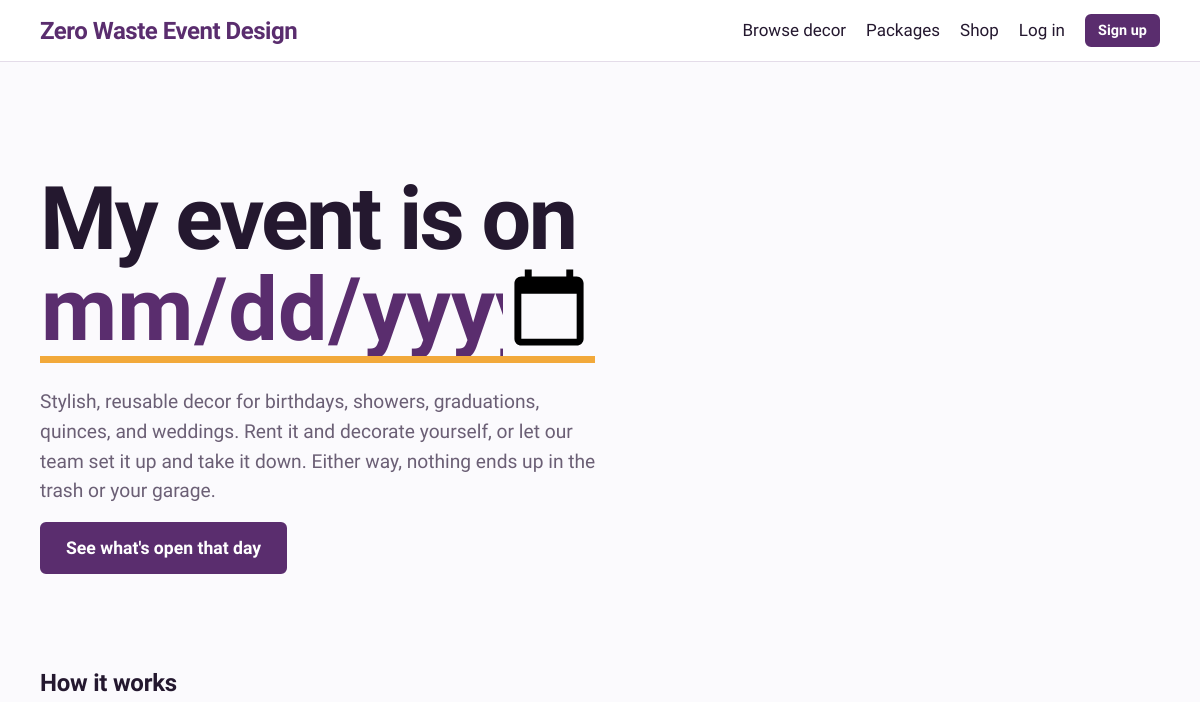
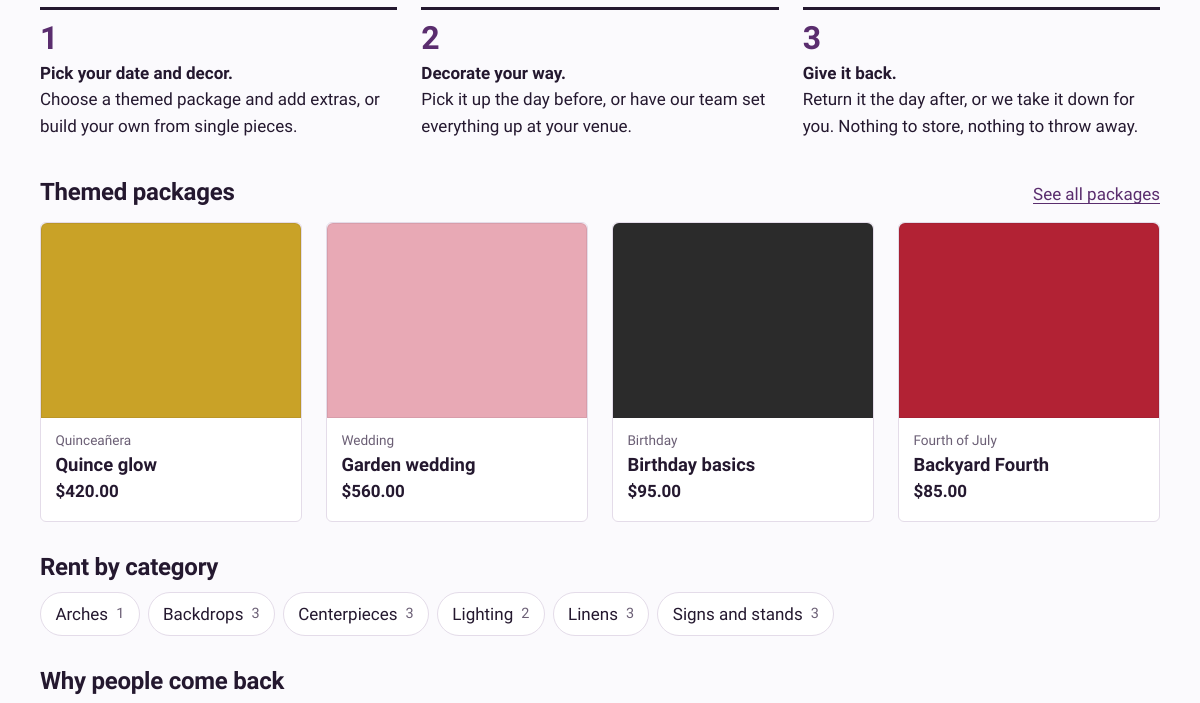
Before: / (upper part) with the older database file (2 pictures, top to bottom).
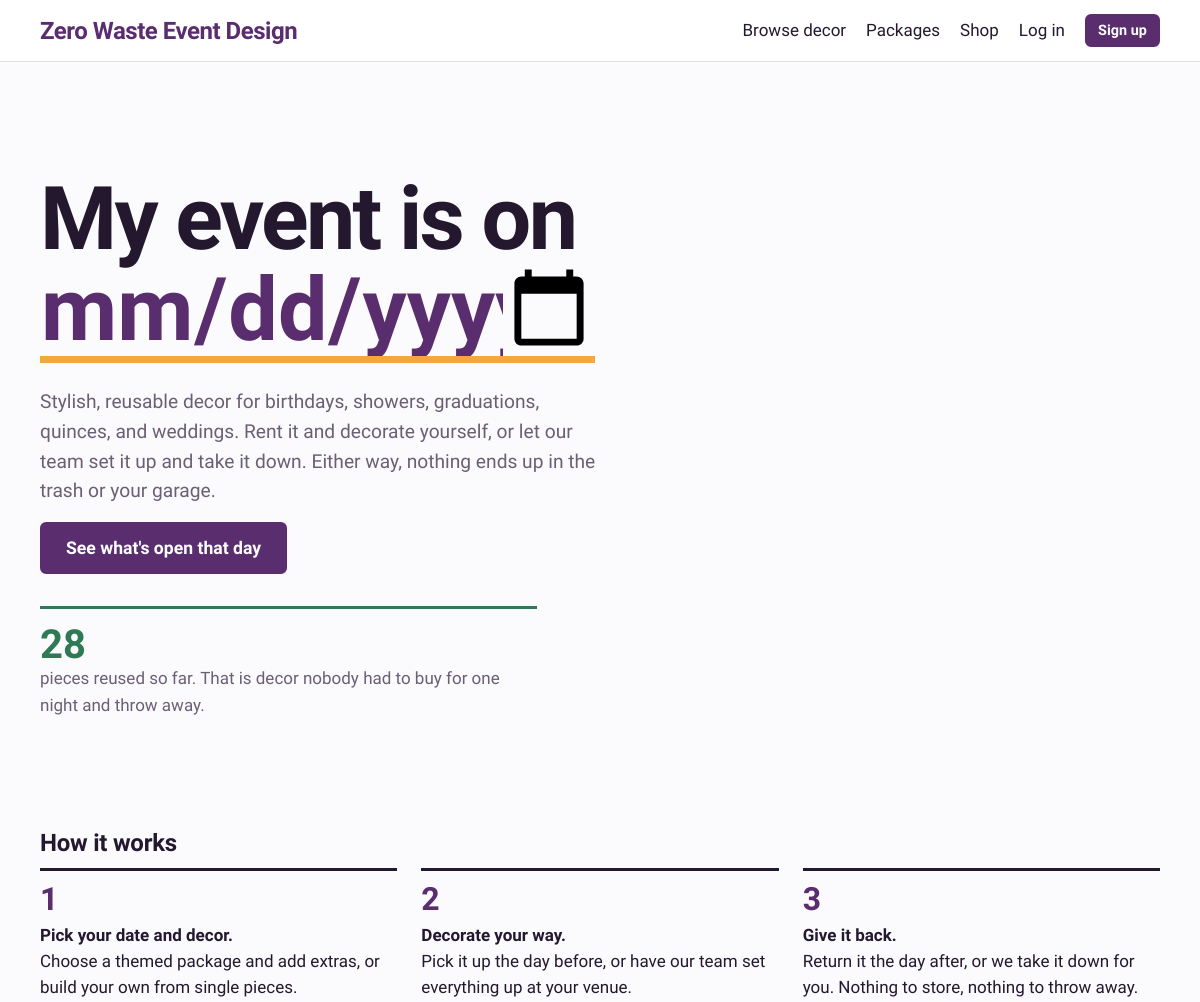
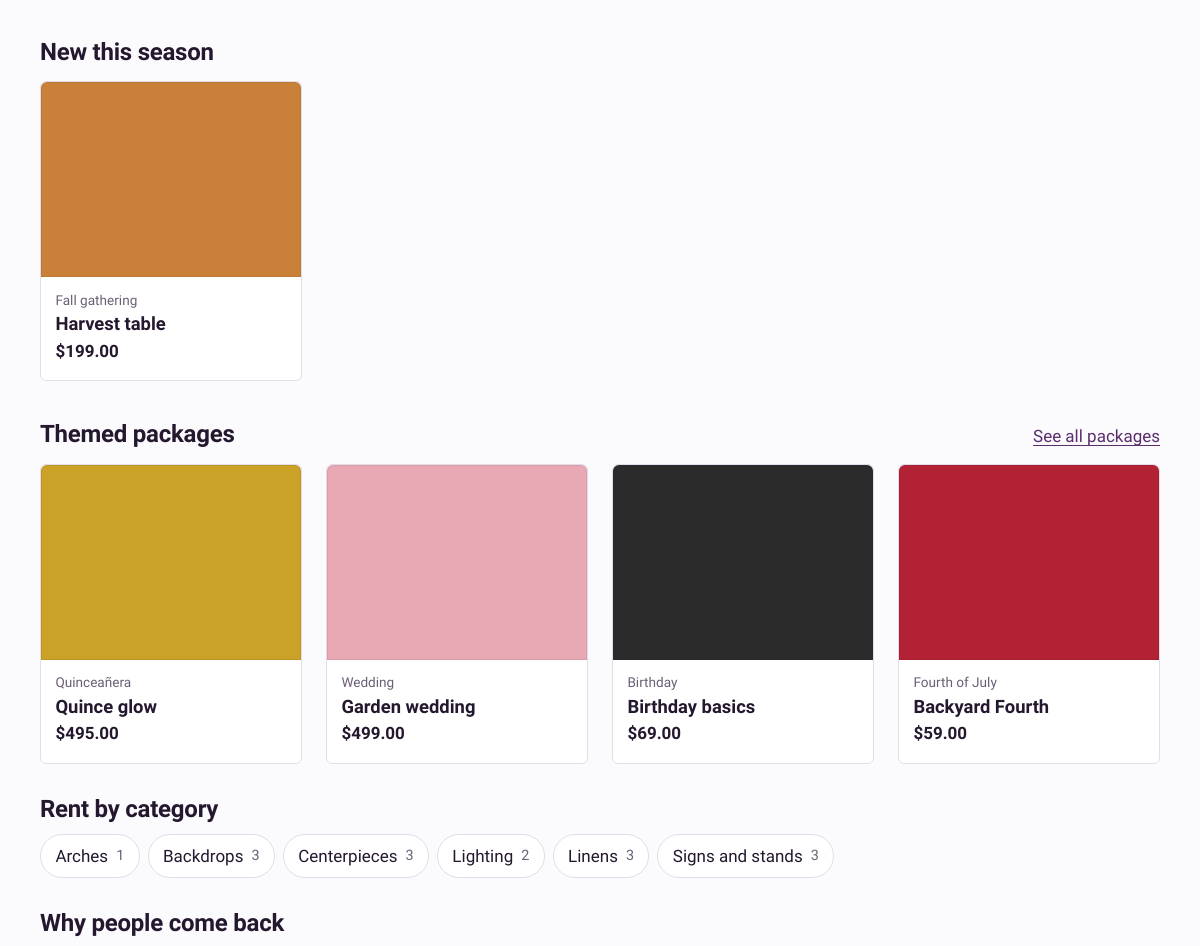
After: the same page with the newer database file (2 pictures, top to bottom).
### tables this page shows
CREATE TABLE packages (
  id          INT AUTO_INCREMENT PRIMARY KEY,
  name        VARCHAR(120) NOT NULL,
  event_type  VARCHAR(60)  NOT NULL,
  description TEXT NOT NULL,
  price       DECIMAL(8,2) NOT NULL,
  setup_fee   DECIMAL(8,2) NOT NULL DEFAULT 75.00,  
  season      VARCHAR(40) NULL,                     
  color_hex   CHAR(7) NOT NULL DEFAULT '#CCCCCC',
  is_active   TINYINT(1) NOT NULL DEFAULT 1
);

CREATE TABLE categories (
  id    INT AUTO_INCREMENT PRIMARY KEY,
  name  VARCHAR(60) NOT NULL,
  slug  VARCHAR(60) NOT NULL UNIQUE
);

### includes/bootstrap.php (called while the page is built, shortened)
<?php
function db(): PDO
{
    static $pdo = null;
    if ($pdo === null) {
        $dsn = 'mysql:host=' . DB_HOST . ';port=' . DB_PORT . ';dbname=' . DB_NAME . ';charset=utf8mb4';
        $pdo = new PDO($dsn, DB_USER, DB_PASS, [
            PDO::ATTR_ERRMODE            => PDO::ERRMODE_EXCEPTION,
            PDO::ATTR_DEFAULT_FETCH_MODE => PDO::FETCH_ASSOC,
            PDO::ATTR_EMULATE_PREPARES   => false,
        ]);
    }
    return $pdo;
}
function base_url(): string
{
    static $base = null;
    if ($base === null) {
        $script = $_SERVER['SCRIPT_NAME'] ?? '';
        $dir = str_replace('\\', '/', dirname($script));
        $base = rtrim($dir, '/');
    }
    return $base;
}
function url(string $path = ''): string
{
    return base_url() . '/' . ltrim($path, '/');
}
function e(?string $text): string
{
    return htmlspecialchars((string) $text, ENT_QUOTES, 'UTF-8');
}
function money($amount): string
{
    return '$' . number_format((float) $amount, 2);
}
require_once __DIR__ . '/availability.php';
    ob_start(); ?>

### includes/availability.php (called while the page is built, shortened)
<?php
function pieces_reused(?int $userId = null): int
{
    $sql = "SELECT COALESCE(SUM(ri.quantity), 0)
            FROM rental_items ri JOIN rentals r ON r.id = ri.rental_id
            WHERE r.status = 'returned'";
    $params = [];
    $stmt = db()->prepare($sql);
    $stmt->execute($params);
    return (int) $stmt->fetchColumn();
}

### public/index.php (the view, shortened to what this page needs)
<?php
require __DIR__ . '/../includes/bootstrap.php';
$seasonal = db()->query('SELECT * FROM packages WHERE is_active = 1 AND season IS NOT NULL ORDER BY id')->fetchAll();
$packages = db()->query('SELECT * FROM packages WHERE is_active = 1 AND season IS NULL ORDER BY id LIMIT 4')->fetchAll();
$categories = db()->query('SELECT c.*, COUNT(i.id) AS item_count
                           FROM categories c
                           LEFT JOIN items i ON i.category_id = c.id AND i.is_active = 1
                           GROUP BY c.id ORDER BY c.name')->fetchAll();
$reused = pieces_reused();
$minDate = date('Y-m-d', strtotime('+2 days'));
require __DIR__ . '/../includes/header.php';
function package_card(array $p): void
{ ?>
  <a class="chip-card" href="<?= e(url('package.php?id=' . $p['id'])) ?>">
    <span class="swatch" style="--swatch: <?= e($p['color_hex']) ?>"></span>
    <span class="chip-body">
      <span class="chip-kicker"><?= e($p['event_type']) ?></span>
      <span class="chip-title"><?= e($p['name']) ?></span>
      <span class="chip-price"><?= money($p['price']) ?></span>
    </span>
  </a>
<?php }
?>
<section class="hero">
  <form class="hero-form" method="get" action="<?= e(url('items.php')) ?>">
    <h1>
      <label for="hero-date">My event is on</label>
      <input id="hero-date" type="date" name="date" min="<?= e($minDate) ?>" required>
    </h1>
    <p class="hero-sub">Stylish, reusable decor for birthdays, showers, graduations, quinces, and weddings. Rent it and decorate yourself, or let our team set it up and take it down. Either way, nothing ends up in the trash or your garage.</p>
    <button type="submit" class="btn btn-big">See what's open that day</button>
  </form>
  <?php if ($reused > 0): ?>
    <p class="reuse-count"><strong><?= number_format($reused) ?></strong> pieces reused so far. That is decor nobody had to buy for one night and throw away.</p>
  <?php endif; ?>
</section>
<section class="steps" aria-labelledby="how">
  <h2 id="how">How it works</h2>
  <ol class="step-list">
    <li><strong>Pick your date and decor.</strong> Choose a themed package and add extras, or build your own from single pieces.</li>
    <li><strong>Decorate your way.</strong> Pick it up the day before, or have our team set everything up at your venue.</li>
    <li><strong>Give it back.</strong> Return it the day after, or we take it down for you. Nothing to store, nothing to throw away.</li>
  </ol>
</section>
<?php if ($seasonal): ?>
<section aria-labelledby="season">
  <div class="section-head">
    <h2 id="season">New this season</h2>
  </div>
  <div class="grid">
    <?php foreach ($seasonal as $p) { package_card($p); } ?>
  </div>
</section>
<?php endif; ?>
<section aria-labelledby="pk">
  <div class="section-head">
    <h2 id="pk">Themed packages</h2>
    <a href="<?= e(url('packages.php')) ?>">See all packages</a>
  </div>
  <div class="grid">
    <?php foreach ($packages as $p) { package_card($p); } ?>
  </div>
</section>
<section aria-labelledby="cat">
  <h2 id="cat">Rent by category</h2>
  <ul class="category-list">
    <?php foreach ($categories as $c): ?>
      <li><a href="<?= e(url('items.php?category=' . urlencode($c['slug']))) ?>"><?= e($c['name']) ?> <span><?= (int) $c['item_count'] ?></span></a></li>
    <?php endforeach; ?>
  </ul>
</section>
<section class="perks" aria-labelledby="why">
  <h2 id="why">Why people come back</h2>
</section>
<?php require __DIR__ . '/../includes/footer.php'; ?>

Changed rows visible on the page:
added packages: event_type "Fall gathering", name "Harvest table", price "$199.00", shown under "New this season"
changed packages "Quince glow": price "$420.00" → "$495.00"
changed packages "Garden wedding": price "$560.00" → "$499.00"
changed packages "Birthday basics": price "$95.00" → "$69.00"
changed packages "Backyard Fourth": price "$85.00" → "$59.00"
Other visible differences:
$reused: (not shown) → "28"
text now shown: "pieces reused so far. That is decor nobody had to buy for one night and throw away. New this season"
